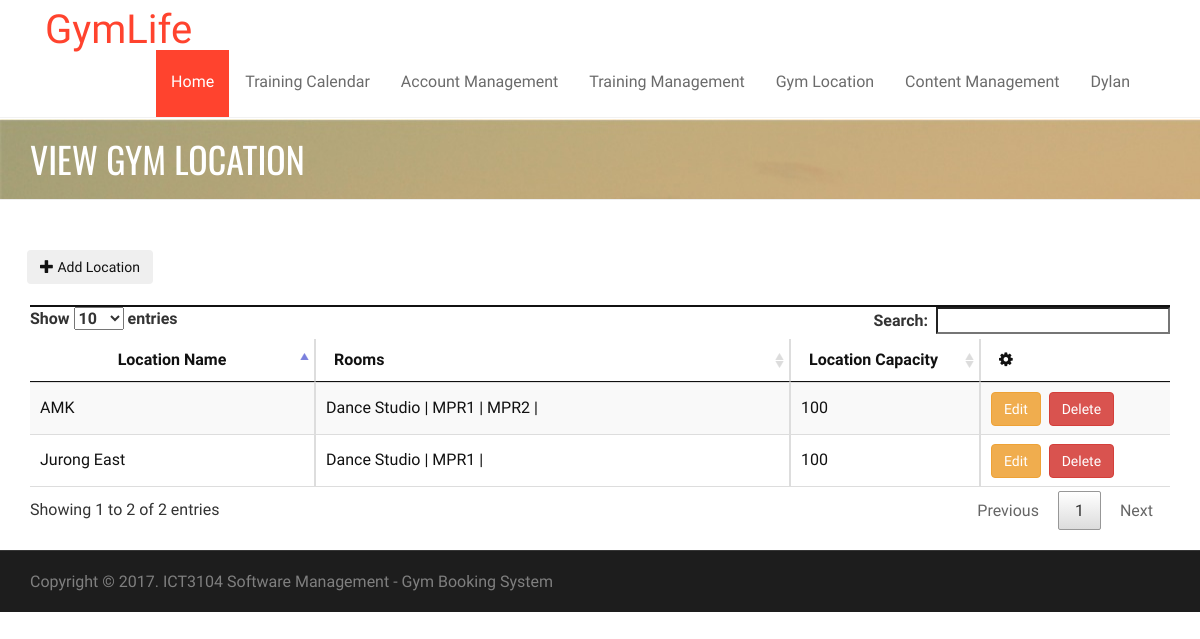
The page /admin/gymlocation.php (signed in) on the database its author committed.
### tables this page shows
CREATE TABLE IF NOT EXISTS `gyms` (
`locationID` int(11) NOT NULL,
  `locationName` varchar(255) NOT NULL,
  `locationCapacity` int(11) NOT NULL
);

CREATE TABLE IF NOT EXISTS `rooms` (
`roomID` int(11) NOT NULL,
  `locationID` int(11) NOT NULL,
  `roomName` varchar(255) NOT NULL,
  `roomCapacity` int(11) NOT NULL
);

### db.class.php (called while the page is built, shortened)
<?php
class DB {
  protected static $mdb = null;
  public static function getMDB() {
    $mdb = DB::$mdb;
    if ($mdb === null) {
      $mdb = DB::$mdb = new MeekroDB();
    }
    return $mdb;
  }
  public static function query() { $args = func_get_args(); return call_user_func_array(array(DB::getMDB(), 'query'), $args); }
}
class MeekroDB {
  public $encoding = 'latin1';
  public $param_char = '%';
  public $named_param_seperator = '_';
  public $connect_options = array(MYSQLI_OPT_CONNECT_TIMEOUT => 30);
  public $internal_mysql = null;
  public function __construct($host=null, $user=null, $password=null, $dbName=null, $port=null, $encoding=null) {
    if ($encoding === null) $encoding = DB::$encoding;
    $this->encoding = $encoding;
  }
  public function get() {
    $mysql = $this->internal_mysql;
    if (!($mysql instanceof MySQLi)) {
      $mysql = new mysqli();
      foreach ($this->connect_options as $key => $value) {
        $mysql->options($key, $value);
      }
      $mysql->set_charset($this->encoding);
      $this->internal_mysql = $mysql;
    }
    return $mysql;
  }
  protected function preparseQueryParams() {
    $args = func_get_args();
    $sql = trim(strval(array_shift($args)));
    $args_all = $args;
    if (count($args_all) == 0) return array($sql);
    $param_char_length = strlen($this->param_char);
    $named_seperator_length = strlen($this->named_param_seperator);
    $types = array(
      $this->param_char . 'll',
      $this->param_char . 'ls',
      $this->param_char . 'l',
      $this->param_char . 'li',
      $this->param_char . 'ld',
      $this->param_char . 'lb',
      $this->param_char . 'lt',
      $this->param_char . 's',
      $this->param_char . 'i',
      $this->param_char . 'd',
      $this->param_char . 'b',
      $this->param_char . 't',
      $this->param_char . '?',
      $this->param_char . 'ss'
    );
    $posList = array();
    foreach ($types as $type) {
      $lastPos = 0;
      while (($pos = strpos($sql, $type, $lastPos)) !== false) {
        $lastPos = $pos + 1;
        $posList[$pos] = $type;
      }
    }
    ksort($posList);
    $chunkyQuery = array();
    $pos_adj = 0;
    foreach ($posList as $pos => $type) {
      $type = substr($type, $param_char_length);
      $length_type = strlen($type) + $param_char_length;
      $new_pos = $pos + $pos_adj;
      $new_pos_back = $new_pos + $length_type;
      $arg_number_length = 0;
      if ($arg_number_length = strspn($sql, '0123456789', $new_pos_back)) {
        $arg_number = substr($sql, $new_pos_back, $arg_number_length);
        if (! array_key_exists($arg_number, $args_all)) $this->nonSQLError("Non existent argument reference (arg $arg_number): $sql");
        $arg = $args_all[$arg_number];
      } else {
        $arg = array_shift($args);
      }
      if ($new_pos > 0) $chunkyQuery[] = substr($sql, 0, $new_pos);
      if (is_object($arg) && ($arg instanceof WhereClause)) {
        list($clause_sql, $clause_args) = $arg->textAndArgs();
        array_unshift($clause_args, $clause_sql);
        $preparsed_sql = call_user_func_array(array($this, 'preparseQueryParams'), $clause_args);
        $chunkyQuery = array_merge($chunkyQuery, $preparsed_sql);
      } else {
        $chunkyQuery[] = array('type' => $type, 'value' => $arg);
      }
      $sql = substr($sql, $new_pos_back + $arg_number_length);
      $pos_adj -= $new_pos_back + $arg_number_length;
    }
    return $chunkyQuery;
  }
  protected function escape($str) { return "'" . $this->get()->real_escape_string(strval($str)) . "'"; }
  protected function parseQueryParams() {
    $args = func_get_args();
    $chunkyQuery = call_user_func_array(array($this, 'preparseQueryParams'), $args);
    $query = '';
    $array_types = array('ls', 'li', 'ld', 'lb', 'll', 'lt');
    foreach ($chunkyQuery as $chunk) {
      if (is_string($chunk)) {
        $query .= $chunk;
        continue;
      }
      $type = $chunk['type'];
      $arg = $chunk['value'];
      $result = '';
      if ($type != '?') {
        $is_array_type = in_array($type, $array_types, true);
      }
      if ($type == 's') $result = $this->escape($arg);
      $query .= $result;
    }
    return $query;
  }
  protected function prependCall($function, $args, $prepend) { array_unshift($args, $prepend); return call_user_func_array($function, $args); }
  public function query() { $args = func_get_args(); return $this->prependCall(array($this, 'queryHelper'), $args, 'assoc'); }
  protected function queryHelper() {
    $args = func_get_args();
    $type = array_shift($args);
    $db = $this->get();
    $is_buffered = true;
    $row_type = 'assoc';
    $full_names = false;
    $sql = call_user_func_array(array($this, 'parseQueryParams'), $args);
    $result = $db->query($sql, $is_buffered ? MYSQLI_STORE_RESULT : MYSQLI_USE_RESULT);
    $return = array();
    while ($row = ($row_type == 'assoc' ? $result->fetch_assoc() : $result->fetch_row())) {
      $return[] = $row;
    }
    return $return;
  }
}
?>

### admin/gymlocation.php (the view, shortened to what this page needs)
<!doctype html>
<html lang="en">
    <head>
        <link rel="stylesheet" href="../asset/bootstrap/css/bootstrap.min.css" type="text/css">
        <link rel="stylesheet" href="../asset/font-awesome/css/font-awesome.min.css" type="text/css">
        <link rel="stylesheet" href="../asset/css/owl.carousel.css" type="text/css">
        <link rel="stylesheet" href="../asset/css/owl.theme.css" type="text/css">
        <link rel="stylesheet" href="../asset/css/owl.transitions.css" type="text/css">
        <link rel="stylesheet" type="text/css" href="../asset/css/animate.css">
        <link rel="stylesheet" type="text/css" href="../asset/css/lightbox.css">
        <link rel="stylesheet" type="text/css" href="../asset/css/style.css">
        <link rel="stylesheet" type="text/css" href="../asset/css/responsive.css">
        <link rel="stylesheet" type="text/css" href="../asset/css/table.css">
        <link rel="stylesheet" href="../asset/plugins/sweetalert-master/sweet-alert.css">
        <link rel="stylesheet" href="../asset/plugins/DataTables/css/jquery.dataTables.css">
    </head>
    <body>
        <?php require_once('../header.php'); ?>
        <div class="page-header">
            <div class="overlay">
                <div class="container">
                    <div class="row">
                        <div class="col-md-12">
                            <h1>View Gym Location</h1>
                        </div>
                    </div>
                </div>
            </div>
        </div>
        <section id="about-section" class="about-section">
            <div class="container">
                <div class="row">
				&nbsp;&nbsp;&nbsp;<button type="button" class="btn" onclick="location.href='addLocation.php'"><span class="glyphicon glyphicon-plus"></span>  Add Location</button>
				<br><br>
				<div class="col-md-12">
                        <div class="panel panel-default panel-table">
                            <div class="panel-heading">
                            </div>
                            <div class="panel-body">
                                <table id="locations" class="table table-striped table-bordered table-list" width="100%">
                                    <thead>
                                        <tr>
                                            <th class="col-md-3">Location Name</th>
                                            <th class="col-md-5">Rooms</th>
                                            <th class="col-md-2">Location Capacity</th>
											<th class="col-md-2" data-sortable="false"><em class="fa fa-cog"></th>
                                        </tr>
                                    </thead>
                                    <tbody>
                                        <?php
                                        $record = DB::query("SELECT * FROM gyms ORDER BY locationName");
                                        foreach ($record as $locationRow) {
                                            echo "<tr>";
                                            echo "<td>" . $locationRow['locationName'] . "</td>";
											$newRecord = DB::query("SELECT roomName FROM rooms WHERE locationID =%s", $locationRow['locationID']);
											echo "<td>";
											foreach ($newRecord as $roomRow) {
												echo $roomRow['roomName'] ." | ";
											}
											echo "</td>";
											echo "<td>" . $locationRow['locationCapacity'] . "</td>";
											echo "<td>";
											 echo "<button class='btn btn-warning' onclick=\"location.href ='editLocation.php?id=" . $locationRow['locationID'] . "' \">Edit</button> &nbsp;";
                                           echo "<button class='btn btn-danger' onclick='dlt(\"" . $locationRow['locationID'] . "\")'>Delete</button></td>";
                                            echo "</tr>";
                                        }
                                        ?>
                                    </tbody>
                                </table>
                            </div>
                        </div>
                    </div>
				</div>
            </div>
        <div id="copyright-section" class="copyright-section">
            <div class="container">
                <div class="row">
                    <div class="col-md-7">
                        <div class="copyright">
                            Copyright © 2017. ICT3104 Software Management - Gym Booking System</a>
                        </div>
                    </div>
                </div>
            </div>
        </div>
</body>
</html>

### asset/css/lightbox.css (style rules this page uses)
body:after { content: url(../images/close.png) url(../images/loading.gif) url(../images/prev.png) url(../images/next.png); display: none; }

### asset/css/style.css (style rules this page uses)
body { font-family: 'PT Sans Narrow', Arial, sans-serif; font-size: 16px; color: #111; line-height: 21px; -webkit-font-smoothing: antialiased !important; -moz-osx-font-smoothing: grayscale !important; text-rendering: optimizeLegibility !important; font-smoothing: antialiased !important; vertical-align: baseline; }
h1, h2, h3, h4, h5, h6 { font-family: 'Oswald', Arial, sans-serif; font-weight: 400; text-transform: uppercase; margin-top: 0; margin-bottom: 0; }
.page-header { background: url(../images/banner.jpg) no-repeat; padding: 20px 0; margin-top: 1px; }
.page-header h1 { color: #fff; }
#about-section { padding-top: 30px; padding-bottom: 130px; //background: url(../images/parallax/bg-01.jpg) no-repeat; background-size: cover; background-position: center; }
.panel { border-radius: 0; border: none !important; box-shadow: none !important }
.panel-default > .panel-heading { background: transparent; border: 1px solid #111; border-radius: none; font-weight: 400; }
.panel-body { padding: 15px 10px; border: none !important; color: #111; font-size: 16px; background-color: transparent !important; }
.panel-heading { padding: 0; border-top-left-radius: 0; border-top-right-radius: 0; }
.copyright-section { border-top: 1px solid #363636; font-size: 12px; padding: 20px 0; background: #1d1d1d; color: #7f7f7f; }
.copyright { font-size: 16px; }

### asset/css/table.css (style rules this page uses)
.panel-table .panel-body { padding:0; }
.panel-table .panel-body .table-bordered { border-style: none; margin:0; }
.panel-table .panel-body .table-bordered > thead > tr > th:first-of-type { text-align:center; width: 100px; }
.panel-table .panel-body .table-bordered > thead > tr > th:last-of-type, .panel-table .panel-body .table-bordered > tbody > tr > td:last-of-type { border-right: 0px; }
.panel-table .panel-body .table-bordered > thead > tr > th:first-of-type, .panel-table .panel-body .table-bordered > tbody > tr > td:first-of-type { border-left: 0px; }
.panel-table .panel-body .table-bordered > tbody > tr:first-of-type > td { border-bottom: 0px; }
.panel-table .panel-body .table-bordered > thead > tr:first-of-type > th { border-top: 0px; }
.panel-table .panel-body .table-bordered > tbody > tr > td { line-height: 34px; }

### rows shown on the page
gyms: locationName "AMK", locationCapacity "100"
rooms: roomName "Dance Studio"
rooms: roomName "MPR1"
rooms: roomName "MPR2"
gyms: locationName "Jurong East", locationCapacity "100"

### other values the page prints
$_SESSION['name'] "Dylan"
